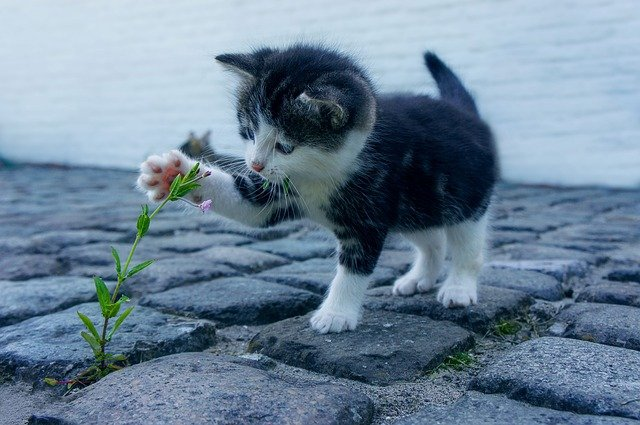
#> input picture OpenCV/img.jpg, 640 x 425 px
$ jupyter execute '09_이미지 회전.ipynb'
#> lines starting #> are read from the running program, lines starting #| are printed output that depends on the picture
# 9. 이미지 회전

## 시계 방향 90도 회전

[cell 1]
import cv2
img = cv2.imread('img.jpg')
#> img is the input picture: shape (425, 640, 3); mean B, G, R 151.7, 131.4, 108.7

rotate_90 = cv2.rotate(img, cv2.ROTATE_90_CLOCKWISE) # 시계 방향으로 90도 회전
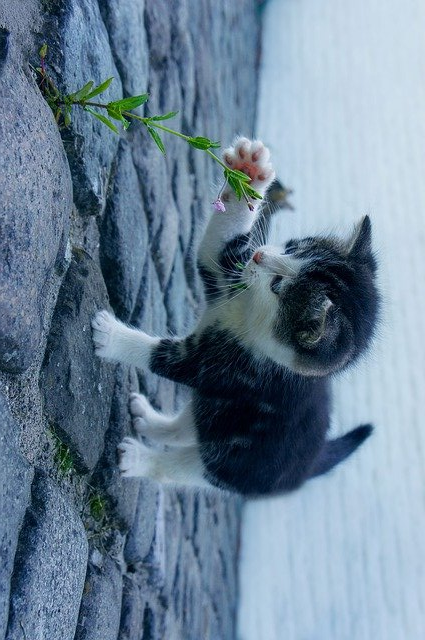
#> rotate_90: shape (640, 425, 3); mean B, G, R 151.7, 131.4, 108.7

cv2.imshow('img',img)
cv2.imshow('rotate_90',rotate_90)
cv2.waitKey()
cv2.destroyAllWindows()

## 180 도 회전

[cell 2]
import cv2
img = cv2.imread('img.jpg')

rotate_180 = cv2.rotate(img, cv2.ROTATE_180) # 180도 회전
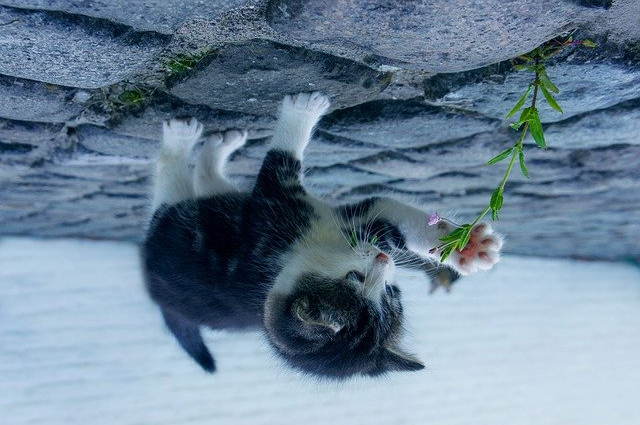
#> rotate_180: shape (425, 640, 3); mean B, G, R 151.7, 131.4, 108.7

cv2.imshow('img',img)
cv2.imshow('rotate_180',rotate_180)
cv2.waitKey()
cv2.destroyAllWindows()

## 시계 반대 방향 90도 회전 (시계 방향 270도 회전)

[cell 3]
import cv2
img = cv2.imread('img.jpg')

rotate_270 = cv2.rotate(img, cv2.ROTATE_90_COUNTERCLOCKWISE) # 시계 반대 방향 90도 회전
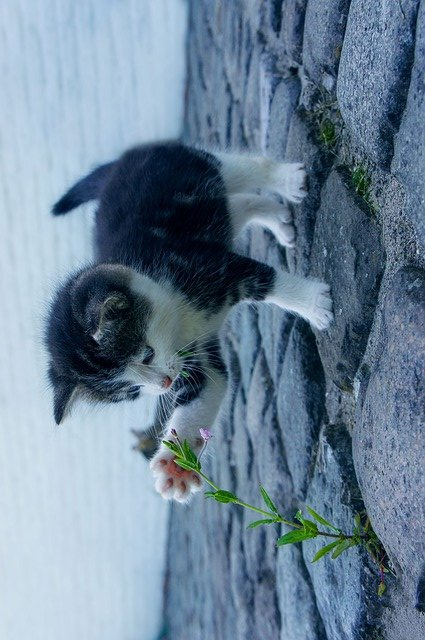
#> rotate_270: shape (640, 425, 3); mean B, G, R 151.7, 131.4, 108.7

cv2.imshow('img',img)
cv2.imshow('rotate_270',rotate_270)
cv2.waitKey()
cv2.destroyAllWindows()

$ run again, with OpenCV/book.jpg copied over OpenCV/img.jpg
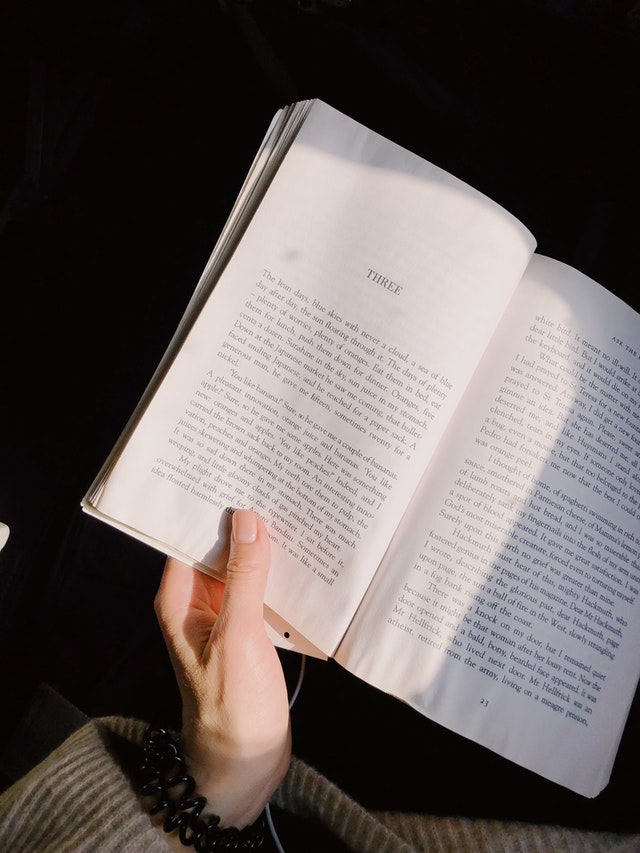
#> input picture OpenCV/book.jpg, 640 x 853 px
#> img is the input picture: shape (853, 640, 3); mean B, G, R 90.8, 92.5, 100.8
#> `rotate_180 = cv2.rotate(img, cv2.ROTATE_180)`:
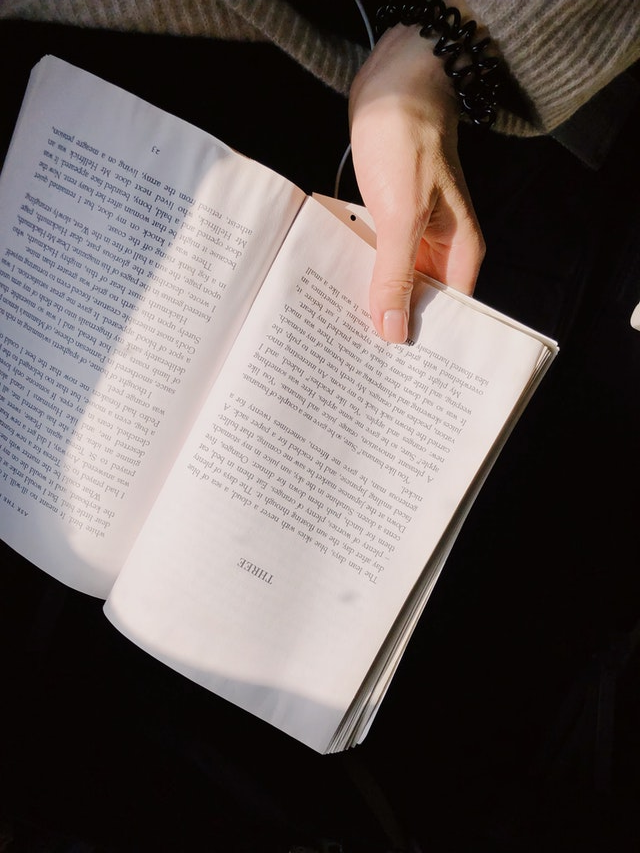
#> rotate_180: shape (853, 640, 3); mean B, G, R 90.8, 92.5, 100.8
#> `rotate_270 = cv2.rotate(img, cv2.ROTATE_90_COUNTERCLOCKWISE)`:
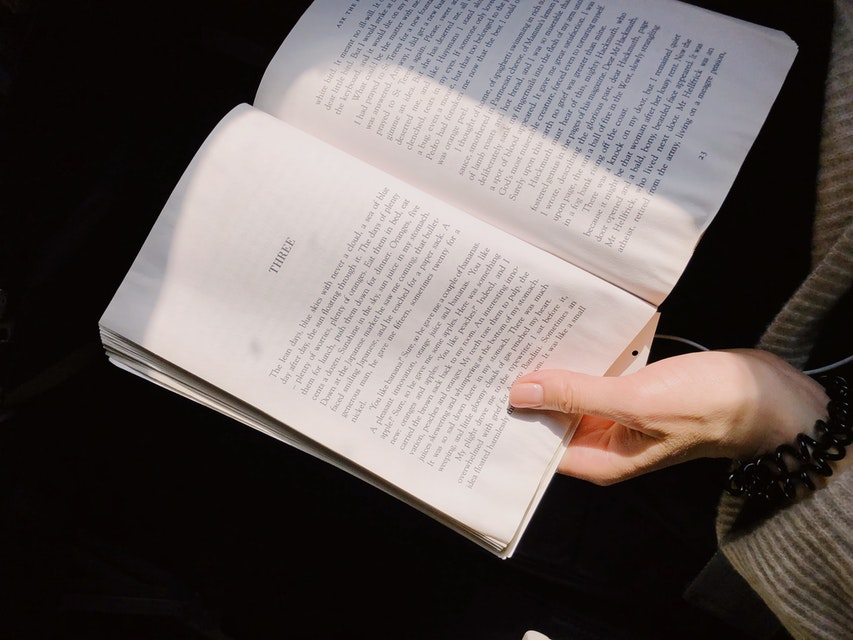
#> rotate_270: shape (640, 853, 3); mean B, G, R 90.8, 92.5, 100.8

$ run again, with OpenCV/newspaper.jpg copied over OpenCV/img.jpg
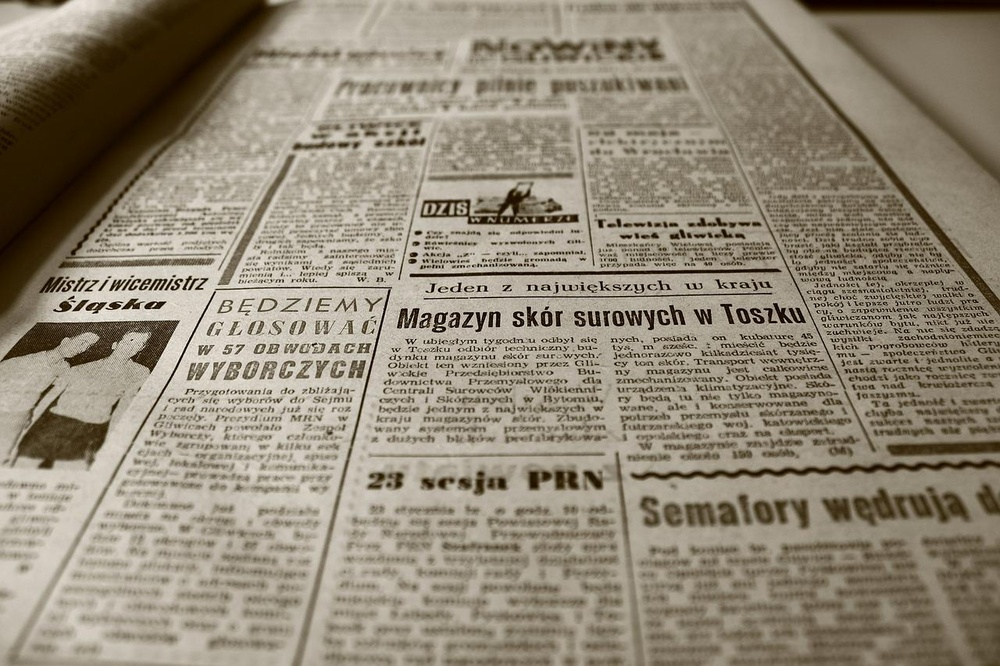
#> input picture OpenCV/newspaper.jpg, 1000 x 666 px, shrunk from 1280 x 853 before the run
#> img is the input picture: shape (666, 1000, 3); mean B, G, R 118.2, 135.7, 145.3
#> `rotate_180 = cv2.rotate(img, cv2.ROTATE_180)`:
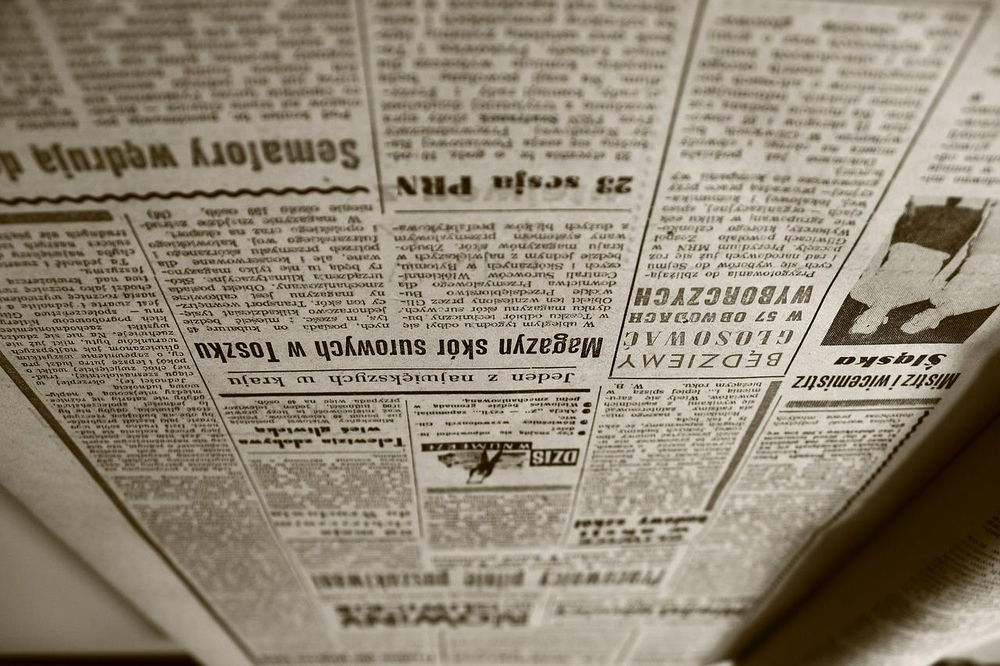
#> rotate_180: shape (666, 1000, 3); mean B, G, R 118.2, 135.7, 145.3
#> `rotate_270 = cv2.rotate(img, cv2.ROTATE_90_COUNTERCLOCKWISE)`:
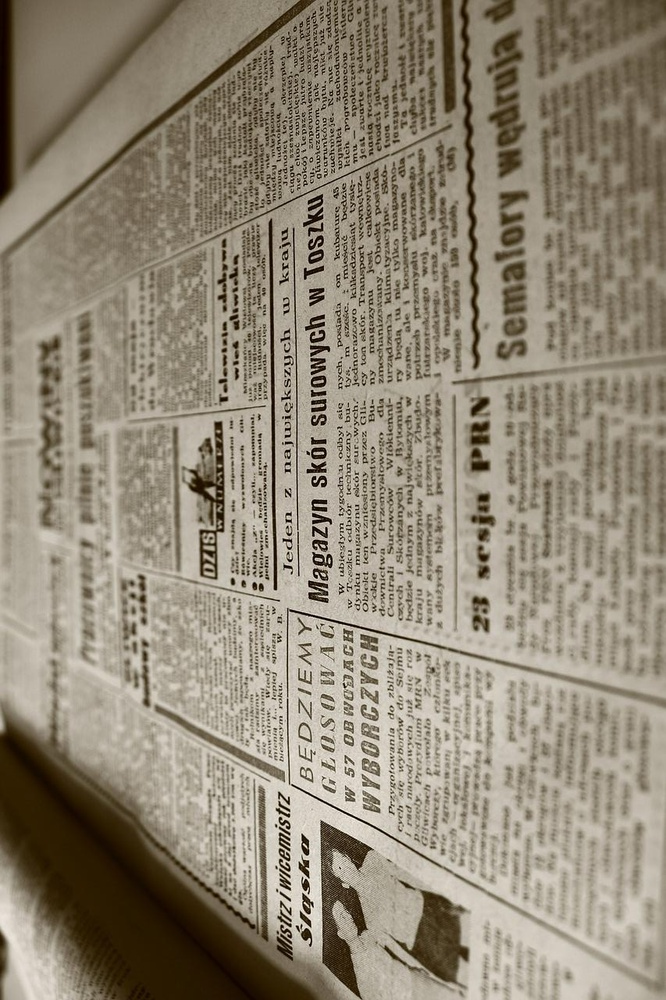
#> rotate_270: shape (1000, 666, 3); mean B, G, R 118.2, 135.7, 145.3

$ run again, with OpenCV/poker.jpg copied over OpenCV/img.jpg
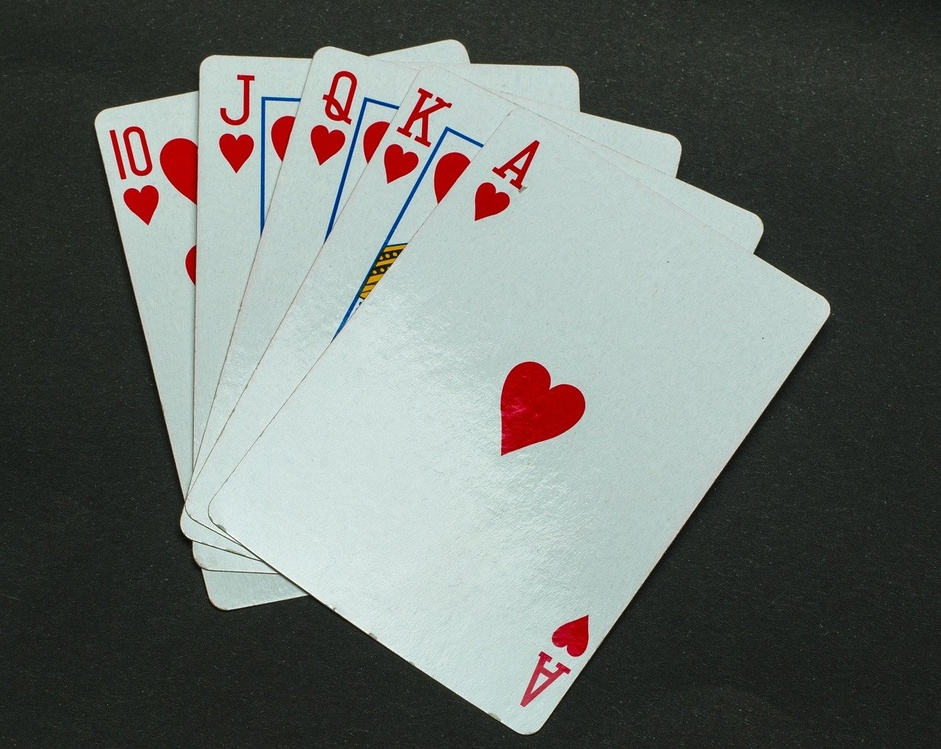
#> input picture OpenCV/poker.jpg, 941 x 749 px, shrunk from 1280 x 1019 before the run
#> img is the input picture: shape (749, 941, 3); mean B, G, R 108.7, 112.8, 107.4
#> `rotate_180 = cv2.rotate(img, cv2.ROTATE_180)`:
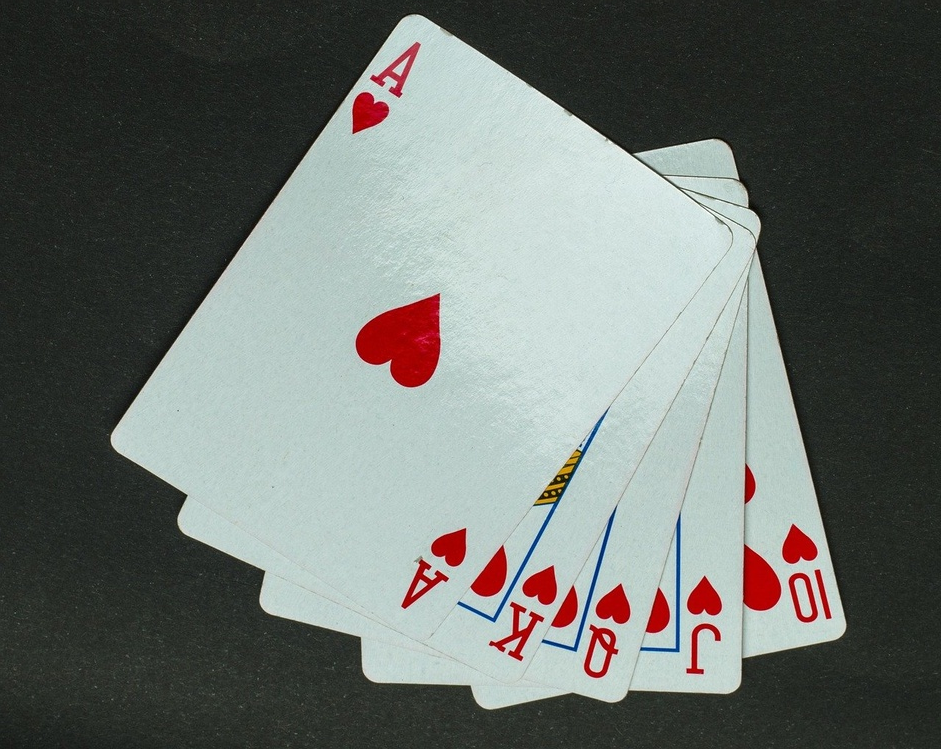
#> rotate_180: shape (749, 941, 3); mean B, G, R 108.7, 112.8, 107.4
#> `rotate_270 = cv2.rotate(img, cv2.ROTATE_90_COUNTERCLOCKWISE)`:
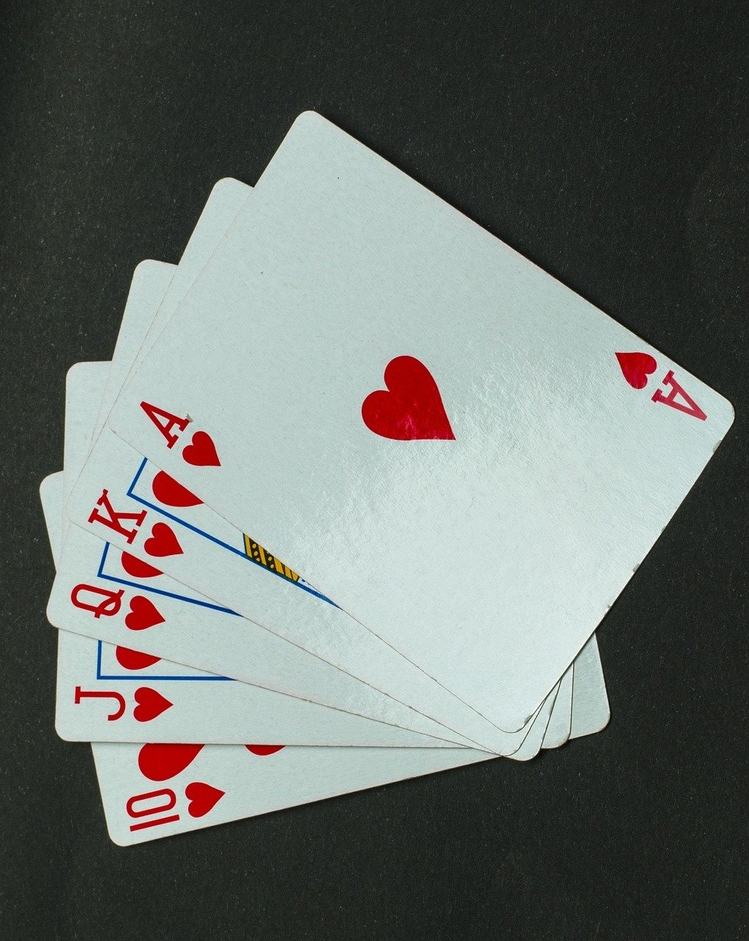
#> rotate_270: shape (941, 749, 3); mean B, G, R 108.7, 112.8, 107.4
